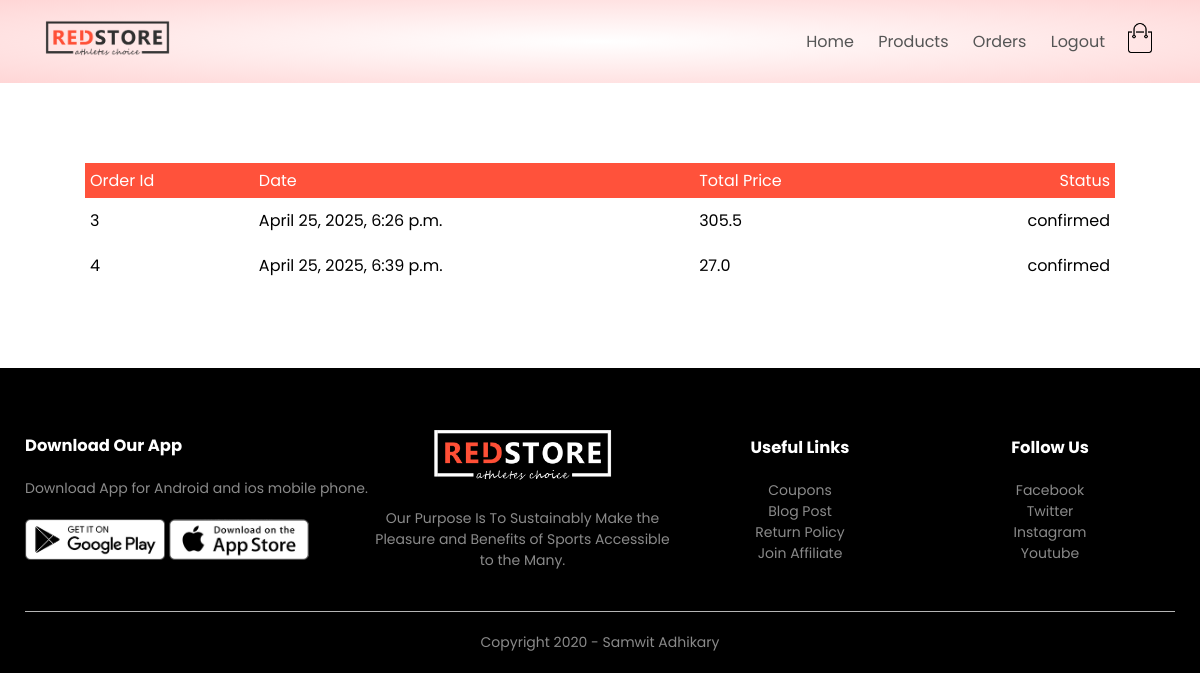
The app's page /orders/orders/ (signed in) with its own data.
### orders/models.py (models this page shows, shortened)
class Order(models.Model):
    LIVE = 1
    DELETE = 0
    DELETE_CHOICES = ((LIVE, 'Live'), (DELETE, 'Delete'))
    CART_STAGE = 0
    ORDER_CONFIRMED = 1
    ORDER_PROCESSED = 2
    ORDER_DELIVERED = 3
    ORDER_REJECTED = 4
    STATUS_CHOICE = (
        (CART_STAGE, 'CART_STAGE'),
        (ORDER_CONFIRMED, 'ORDER_CONFIRMED'),
        (ORDER_PROCESSED, 'ORDER_PROCESSED'),
        (ORDER_DELIVERED, 'ORDER_DELIVERED'),
        (ORDER_REJECTED, 'ORDER_REJECTED'),
    )
    order_status = models.IntegerField(choices=STATUS_CHOICE, default=CART_STAGE)
    total_price = models.FloatField(default=0)
    owner = models.ForeignKey(Coustamer, on_delete=models.SET_NULL, null=True, related_name='orders')
    delete_staus = models.IntegerField(choices=DELETE_CHOICES, default=LIVE)
    create_at = models.DateTimeField(auto_now_add=True)
    update_at = models.DateTimeField(auto_now=True)

### orders/views.py (the view)
# urls.py: path('orders/', views.show_orders,name='orders'),
@login_required(login_url='account')
def show_orders(request):
    user = request.user
    customer = user.customer_profile
    all_orders = Order.objects.filter(owner = customer).exclude(order_status = Order.CART_STAGE)
    context = {'orders':all_orders}
    return render(request, 'orders.html', context)

### orders/templatetags/get_status.py (called while the page is built)
@register.simple_tag(name='get_status')
def get_total(status):
    status = status-1
    status_arry = ['confirmed','processed','deliverd','rejected']
    return status_arry[status]

### templates/orders.html
{% extends 'blank_layout.html' %}
{% block content %}
    {% if messages %}
        {% for message in messages %}
            <li class="{{ message.tags }}">{{ message }}</li>
        {% endfor %}
    {% else %}
        {% include 'order_container.html' %}
    {% endif %}
{% endblock content %}

### templates/order_container.html
{% load static %}
{% load multiply %}
{% load get_total %}
{% load get_status %}
<div class="small-container cart-page">
    {% if orders %}
    <table>
        <tbody>
            <tr>
                <th>Order Id</th>
                <th>Date</th>
                <th>Total Price</th>
                <th>Status</th>
            </tr>
            {% for order in orders %}
            <tr>
                <td>{{ order.id }}</td>
                <td>{{ order.create_at }}</td>
                <td>{{ order.total_price }}</td>
                <td>{% get_status order.order_status %}</td>
            </tr>
            {% endfor %}
        </tbody>
    </table>
    {% else %}
        <p>No Orders</p>
    {% endif %}
</div>

### static/css/style.css (style rules this page uses)
* { margin: 0; padding: 0; box-sizing: border-box; }
body { font-family: 'Poppins', sans-serif; }
.small-container { max-width: 1080px; margin: auto; padding-left: 25px; padding-right: 25px; }
.cart-page { margin: 80px auto; }
table { width: 100%; border-collapse: collapse; }
th { text-align: left; padding: 5px; color: #fff; background: #ff523b; font-weight: normal; }
td { padding: 10px 5px; }
td:last-child { text-align: right; }
th:last-child { text-align: right; }

### records on screen
Order: id "3", create_at "April 25, 2025, 6:26 p.m.", total_price "305.5", order_status "confirmed"
Order: id "4", create_at "April 25, 2025, 6:39 p.m.", total_price "27.0", order_status "confirmed"
